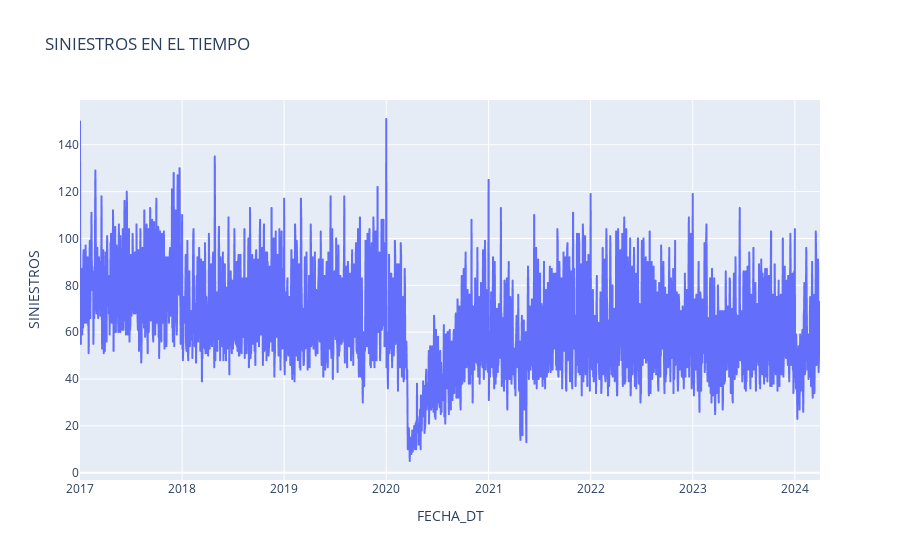

The code cell stored with this chart in its notebook:
### Code cell
import plotly.express as px
fig = px.line(code_counts, x='FECHA_DT', y='SINIESTROS', title='SINIESTROS EN EL TIEMPO')
fig.show()

### Figure 1 — Plotly figure (JSON) as saved in the notebook; plotly's stock layout.template omitted (floating-point values rounded to 4 significant figures; data arrays with more than 128 entries replaced by an {"elided": "..."} marker saying what was removed)
{"data": [{"hovertemplate": "FECHA_DT=%{x}<br>SINIESTROS=%{y}<extra></extra>", "legendgroup": "", "line": {"color": "#636efa", "dash": "solid"}, "marker": {"symbol": "circle"}, "mode": "lines", "name": "", "showlegend": false, "type": "scattergl", "x": {"elided": "2647 str values"}, "xaxis": "x", "y": {"elided": "2647 int values"}, "yaxis": "y"}], "layout": {"legend": {"tracegroupgap": 0}, "title": {"text": "SINIESTROS EN EL TIEMPO"}, "xaxis": {"anchor": "y", "domain": [0, 1], "title": {"text": "FECHA_DT"}}, "yaxis": {"anchor": "x", "domain": [0, 1], "title": {"text": "SINIESTROS"}}}}
